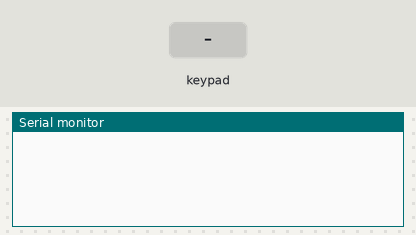
The sketch below on a simulated Arduino Uno, built with avr-gcc and run on an emulated ATmega328P. Parts: the last lines printed to the serial monitor. Inputs (shaded band) come from the test bench.

Above: at 1.2 s.
1.3 s: key '1' pressed
At 2.4 s:
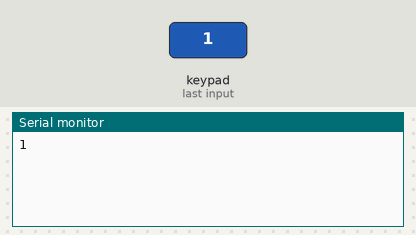
2.8 s: keypad keys 1 4 5 3 pressed 0.4 s apart
At 3.86 s:
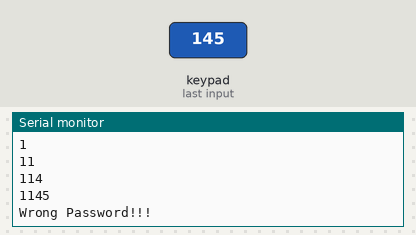
5.9 s: key 'A' pressed
At 7.0 s:
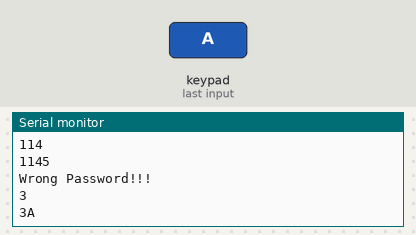
7.4 s: keypad keys 1 4 5 3 # pressed 0.4 s apart
At 10.5 s:
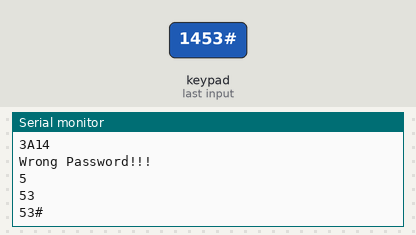
10.9 s: key 'B' pressed
At 12.1 s:
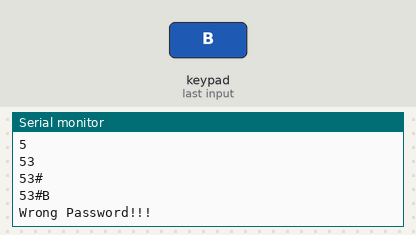
12.4 s: keypad keys 1 4 5 3 * pressed 0.4 s apart
At 15.5 s:
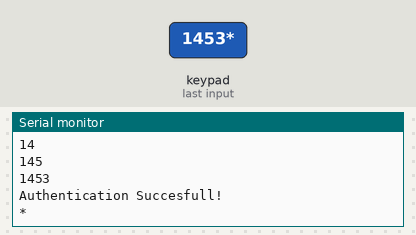
Timing chart, 0 to 16.9 s (numbered marks = the images above; inputs shaded):
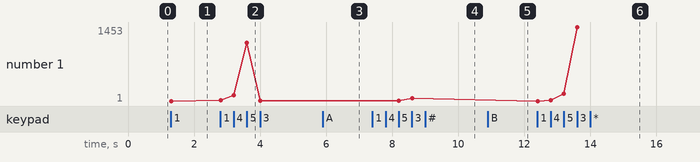

The sketch:

main.ino
```cpp
#include <Keypad.h>
#include "string.h"

const byte row = 4;
const byte col = 4;

char num;

String buffer;

char num_pad[row][col] = {
  { '1', '2', '3', 'A' },
  { '4', '5', '6', 'B' },
  { '7', '8', '9', 'C' },
  { '*', '0', '#', 'D' }
};

byte row_pins[row] = { 13, 12, 11, 10 };
byte col_pins[col] = { 9, 8, 7, 6 };

Keypad newKeyPad = Keypad(makeKeymap(num_pad), row_pins, col_pins, row, col);

void setup() {
  Serial.begin(9600);
}

void loop() {
  num = newKeyPad.getKey();
  if (num) {
    buffer += num;
    Serial.println(buffer);
  }

  if (buffer.length() == 4) {
    if (buffer == "1453") {
      Serial.println("Authentication Succesfull!");
      buffer = "";
    } else {
      Serial.println("Wrong Password!!!");
      buffer = "";
    }
  }
}
```

Measured:
- after the input at 1.3 s, the serial monitor: prints a new line at once (image 1)
- after the input at 2.8 s, the serial monitor: prints a new line at once (image 2)
- after the input at 5.9 s, the serial monitor: prints a new line at once (image 3)
- after the input at 7.4 s, the serial monitor: prints a new line at once (image 4)
- after the input at 10.9 s, the serial monitor: prints a new line at once (image 5)
- after the input at 12.4 s, the serial monitor: prints a new line at once (image 6)
- plotted number 1: 1 → 3 after the input at 2.8 s, 3 → 53 after the input at 7.4 s, 53 → 1453 after the input at 12.4 s
